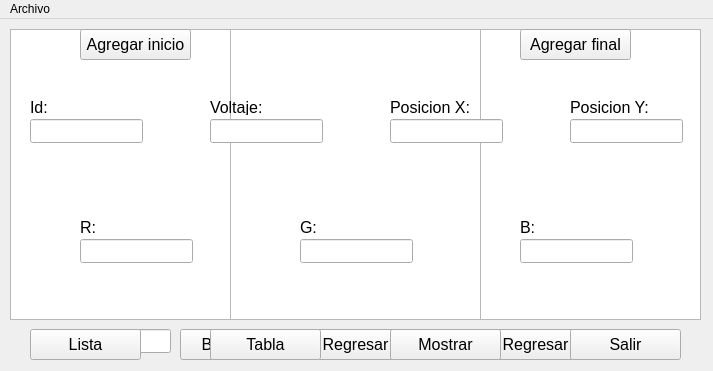
<?xml version="1.0" encoding="UTF-8"?>
<ui version="4.0">
 <class>MainWindow</class>
 <widget class="QMainWindow" name="MainWindow">
  <property name="geometry">
   <rect>
    <x>0</x>
    <y>0</y>
    <width>713</width>
    <height>371</height>
   </rect>
  </property>
  <property name="windowTitle">
   <string>MainWindow</string>
  </property>
  <widget class="QWidget" name="centralwidget">
   <widget class="QLineEdit" name="line_x">
    <property name="geometry">
     <rect>
      <x>390</x>
      <y>100</y>
      <width>113</width>
      <height>24</height>
     </rect>
    </property>
    <property name="font">
     <font>
      <pointsize>12</pointsize>
     </font>
    </property>
   </widget>
   <widget class="QPushButton" name="pushButton_add">
    <property name="geometry">
     <rect>
      <x>80</x>
      <y>10</y>
      <width>111</width>
      <height>31</height>
     </rect>
    </property>
    <property name="font">
     <font>
      <pointsize>12</pointsize>
     </font>
    </property>
    <property name="text">
     <string>Agregar inicio</string>
    </property>
   </widget>
   <widget class="QPlainTextEdit" name="plainTextEdit_lista">
    <property name="geometry">
     <rect>
      <x>230</x>
      <y>10</y>
      <width>251</width>
      <height>291</height>
     </rect>
    </property>
   </widget>
   <widget class="QLineEdit" name="line_blue">
    <property name="geometry">
     <rect>
      <x>520</x>
      <y>220</y>
      <width>113</width>
      <height>24</height>
     </rect>
    </property>
    <property name="font">
     <font>
      <pointsize>12</pointsize>
     </font>
    </property>
   </widget>
   <widget class="QLineEdit" name="line_green">
    <property name="geometry">
     <rect>
      <x>300</x>
      <y>220</y>
      <width>113</width>
      <height>24</height>
     </rect>
    </property>
    <property name="font">
     <font>
      <pointsize>12</pointsize>
     </font>
    </property>
   </widget>
   <widget class="QPushButton" name="pushButton_salir_lista">
    <property name="geometry">
     <rect>
      <x>300</x>
      <y>310</y>
      <width>111</width>
      <height>31</height>
     </rect>
    </property>
    <property name="font">
     <font>
      <pointsize>12</pointsize>
     </font>
    </property>
    <property name="text">
     <string>Regresar</string>
    </property>
   </widget>
   <widget class="QLineEdit" name="line_voltaje">
    <property name="geometry">
     <rect>
      <x>210</x>
      <y>100</y>
      <width>113</width>
      <height>24</height>
     </rect>
    </property>
    <property name="font">
     <font>
      <pointsize>12</pointsize>
     </font>
    </property>
   </widget>
   <widget class="QLabel" name="label_g">
    <property name="geometry">
     <rect>
      <x>300</x>
      <y>200</y>
      <width>49</width>
      <height>16</height>
     </rect>
    </property>
    <property name="font">
     <font>
      <pointsize>12</pointsize>
     </font>
    </property>
    <property name="text">
     <string>G:</string>
    </property>
   </widget>
   <widget class="QPushButton" name="pushButton_addf">
    <property name="geometry">
     <rect>
      <x>520</x>
      <y>10</y>
      <width>111</width>
      <height>31</height>
     </rect>
    </property>
    <property name="font">
     <font>
      <pointsize>12</pointsize>
     </font>
    </property>
    <property name="text">
     <string>Agregar final</string>
    </property>
   </widget>
   <widget class="QLineEdit" name="line_id">
    <property name="geometry">
     <rect>
      <x>30</x>
      <y>100</y>
      <width>113</width>
      <height>24</height>
     </rect>
    </property>
    <property name="font">
     <font>
      <pointsize>12</pointsize>
     </font>
    </property>
   </widget>
   <widget class="QLabel" name="label_id">
    <property name="geometry">
     <rect>
      <x>30</x>
      <y>80</y>
      <width>49</width>
      <height>16</height>
     </rect>
    </property>
    <property name="font">
     <font>
      <pointsize>12</pointsize>
     </font>
    </property>
    <property name="text">
     <string>Id:</string>
    </property>
   </widget>
   <widget class="QLineEdit" name="line_red">
    <property name="geometry">
     <rect>
      <x>80</x>
      <y>220</y>
      <width>113</width>
      <height>24</height>
     </rect>
    </property>
    <property name="font">
     <font>
      <pointsize>12</pointsize>
     </font>
    </property>
   </widget>
   <widget class="QLabel" name="label_r">
    <property name="geometry">
     <rect>
      <x>80</x>
      <y>200</y>
      <width>49</width>
      <height>16</height>
     </rect>
    </property>
    <property name="font">
     <font>
      <pointsize>12</pointsize>
     </font>
    </property>
    <property name="text">
     <string>R:</string>
    </property>
   </widget>
   <widget class="QPushButton" name="pushButton_lista">
    <property name="enabled">
     <bool>true</bool>
    </property>
    <property name="geometry">
     <rect>
      <x>30</x>
      <y>310</y>
      <width>111</width>
      <height>31</height>
     </rect>
    </property>
    <property name="font">
     <font>
      <pointsize>12</pointsize>
     </font>
    </property>
    <property name="text">
     <string>Lista</string>
    </property>
   </widget>
   <widget class="QPushButton" name="pushButton_salir">
    <property name="geometry">
     <rect>
      <x>570</x>
      <y>310</y>
      <width>111</width>
      <height>31</height>
     </rect>
    </property>
    <property name="font">
     <font>
      <pointsize>12</pointsize>
     </font>
    </property>
    <property name="text">
     <string>Salir</string>
    </property>
   </widget>
   <widget class="QLabel" name="label_b">
    <property name="geometry">
     <rect>
      <x>520</x>
      <y>200</y>
      <width>49</width>
      <height>16</height>
     </rect>
    </property>
    <property name="font">
     <font>
      <pointsize>12</pointsize>
     </font>
    </property>
    <property name="text">
     <string>B:</string>
    </property>
   </widget>
   <widget class="QLabel" name="label_y">
    <property name="geometry">
     <rect>
      <x>570</x>
      <y>80</y>
      <width>81</width>
      <height>16</height>
     </rect>
    </property>
    <property name="font">
     <font>
      <pointsize>12</pointsize>
     </font>
    </property>
    <property name="text">
     <string>Posicion Y:</string>
    </property>
   </widget>
   <widget class="QLabel" name="label_voltaje">
    <property name="geometry">
     <rect>
      <x>210</x>
      <y>80</y>
      <width>61</width>
      <height>16</height>
     </rect>
    </property>
    <property name="font">
     <font>
      <pointsize>12</pointsize>
     </font>
    </property>
    <property name="text">
     <string>Voltaje:</string>
    </property>
   </widget>
   <widget class="QLabel" name="label_x">
    <property name="geometry">
     <rect>
      <x>390</x>
      <y>80</y>
      <width>91</width>
      <height>16</height>
     </rect>
    </property>
    <property name="font">
     <font>
      <pointsize>12</pointsize>
     </font>
    </property>
    <property name="text">
     <string>Posicion X:</string>
    </property>
   </widget>
   <widget class="QLineEdit" name="line_y">
    <property name="geometry">
     <rect>
      <x>570</x>
      <y>100</y>
      <width>113</width>
      <height>24</height>
     </rect>
    </property>
    <property name="font">
     <font>
      <pointsize>12</pointsize>
     </font>
    </property>
   </widget>
   <widget class="QTableWidget" name="tableWidget_tabla">
    <property name="geometry">
     <rect>
      <x>10</x>
      <y>10</y>
      <width>691</width>
      <height>291</height>
     </rect>
    </property>
   </widget>
   <widget class="QPushButton" name="pushButton_tabla">
    <property name="geometry">
     <rect>
      <x>210</x>
      <y>310</y>
      <width>111</width>
      <height>31</height>
     </rect>
    </property>
    <property name="font">
     <font>
      <pointsize>12</pointsize>
     </font>
    </property>
    <property name="text">
     <string>Tabla</string>
    </property>
   </widget>
   <widget class="QPushButton" name="pushButton_buscar">
    <property name="geometry">
     <rect>
      <x>180</x>
      <y>310</y>
      <width>111</width>
      <height>31</height>
     </rect>
    </property>
    <property name="font">
     <font>
      <pointsize>12</pointsize>
     </font>
    </property>
    <property name="text">
     <string>Buscar Id</string>
    </property>
   </widget>
   <widget class="QPushButton" name="pushButton_salir_tabla">
    <property name="geometry">
     <rect>
      <x>480</x>
      <y>310</y>
      <width>111</width>
      <height>31</height>
     </rect>
    </property>
    <property name="font">
     <font>
      <pointsize>12</pointsize>
     </font>
    </property>
    <property name="text">
     <string>Regresar</string>
    </property>
   </widget>
   <widget class="QLineEdit" name="line_buscar">
    <property name="geometry">
     <rect>
      <x>60</x>
      <y>310</y>
      <width>111</width>
      <height>24</height>
     </rect>
    </property>
   </widget>
   <widget class="QPushButton" name="pushButton_mostrar">
    <property name="geometry">
     <rect>
      <x>390</x>
      <y>310</y>
      <width>111</width>
      <height>31</height>
     </rect>
    </property>
    <property name="font">
     <font>
      <pointsize>12</pointsize>
     </font>
    </property>
    <property name="text">
     <string>Mostrar</string>
    </property>
   </widget>
   <widget class="QPushButton" name="pushButton_salir_mostrar">
    <property name="geometry">
     <rect>
      <x>300</x>
      <y>310</y>
      <width>111</width>
      <height>31</height>
     </rect>
    </property>
    <property name="font">
     <font>
      <pointsize>12</pointsize>
     </font>
    </property>
    <property name="text">
     <string>Regresar</string>
    </property>
   </widget>
   <widget class="QGraphicsView" name="graphicsViews_ellipses">
    <property name="geometry">
     <rect>
      <x>10</x>
      <y>10</y>
      <width>691</width>
      <height>291</height>
     </rect>
    </property>
    <property name="sizeAdjustPolicy">
     <enum>QAbstractScrollArea::AdjustToContents</enum>
    </property>
   </widget>
   <zorder>graphicsViews_ellipses</zorder>
   <zorder>pushButton_salir_mostrar</zorder>
   <zorder>line_buscar</zorder>
   <zorder>pushButton_salir_tabla</zorder>
   <zorder>pushButton_buscar</zorder>
   <zorder>tableWidget_tabla</zorder>
   <zorder>plainTextEdit_lista</zorder>
   <zorder>line_blue</zorder>
   <zorder>line_green</zorder>
   <zorder>pushButton_salir_lista</zorder>
   <zorder>line_voltaje</zorder>
   <zorder>label_g</zorder>
   <zorder>pushButton_addf</zorder>
   <zorder>line_id</zorder>
   <zorder>label_id</zorder>
   <zorder>line_red</zorder>
   <zorder>label_r</zorder>
   <zorder>pushButton_lista</zorder>
   <zorder>pushButton_salir</zorder>
   <zorder>label_b</zorder>
   <zorder>label_y</zorder>
   <zorder>label_voltaje</zorder>
   <zorder>label_x</zorder>
   <zorder>line_y</zorder>
   <zorder>pushButton_add</zorder>
   <zorder>line_x</zorder>
   <zorder>pushButton_tabla</zorder>
   <zorder>pushButton_mostrar</zorder>
  </widget>
  <widget class="QMenuBar" name="menubar">
   <property name="geometry">
    <rect>
     <x>0</x>
     <y>0</y>
     <width>713</width>
     <height>21</height>
    </rect>
   </property>
   <widget class="QMenu" name="menuArchivo">
    <property name="title">
     <string>Archivo</string>
    </property>
    <addaction name="actionGuardar"/>
    <addaction name="actionCargar"/>
   </widget>
   <addaction name="menuArchivo"/>
  </widget>
  <action name="actionGuardar">
   <property name="text">
    <string>Guardar</string>
   </property>
  </action>
  <action name="actionCargar">
   <property name="text">
    <string>Cargar</string>
   </property>
  </action>
  <action name="actionLista">
   <property name="text">
    <string>Lista</string>
   </property>
  </action>
  <action name="actionTabla">
   <property name="text">
    <string>Tabla</string>
   </property>
  </action>
 </widget>
 <resources/>
 <connections/>
</ui>
